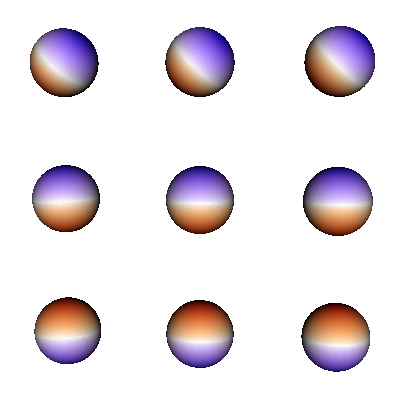

Recreate this plot in Python.
#!/usr/bin/env python
# Demonstrate vtkDepthSortPolyData with different sort modes and directions.

import vtkmodules.vtkInteractionStyle  # noqa: F401
import vtkmodules.vtkRenderingOpenGL2  # noqa: F401

from vtkmodules.vtkFiltersHybrid import vtkDepthSortPolyData
from vtkmodules.vtkFiltersSources import vtkSphereSource
from vtkmodules.vtkRenderingCore import (
    vtkActor,
    vtkCamera,
    vtkColorTransferFunction,
    vtkPolyDataMapper,
    vtkRenderWindow,
    vtkRenderWindowInteractor,
    vtkRenderer,
)

# Camera for depth sorting
cam = vtkCamera()
cam.SetPosition(1, 2, 0)
cam.SetFocalPoint(1, 1, 0)

# -- Sources (3x3 grid) --
# Row j=0: FIRST_POINT, Row j=1: BOUNDS_CENTER, Row j=2: PARAMETRIC_CENTER
# Col i=0: BACK_TO_FRONT, Col i=1: FRONT_TO_BACK, Col i=2: SPECIFIED_VECTOR

sphere_0_0 = vtkSphereSource()
sphere_0_0.SetThetaResolution(64)
sphere_0_0.SetPhiResolution(64)
sphere_0_0.SetRadius(0.25)
sphere_0_0.SetCenter(0, 0, 0.0)
sphere_0_0.Update()

sphere_0_1 = vtkSphereSource()
sphere_0_1.SetThetaResolution(64)
sphere_0_1.SetPhiResolution(64)
sphere_0_1.SetRadius(0.25)
sphere_0_1.SetCenter(0, 1, 0.0)
sphere_0_1.Update()

sphere_0_2 = vtkSphereSource()
sphere_0_2.SetThetaResolution(64)
sphere_0_2.SetPhiResolution(64)
sphere_0_2.SetRadius(0.25)
sphere_0_2.SetCenter(0, 2, 0.0)
sphere_0_2.Update()

sphere_1_0 = vtkSphereSource()
sphere_1_0.SetThetaResolution(64)
sphere_1_0.SetPhiResolution(64)
sphere_1_0.SetRadius(0.25)
sphere_1_0.SetCenter(1, 0, 0.0)
sphere_1_0.Update()

sphere_1_1 = vtkSphereSource()
sphere_1_1.SetThetaResolution(64)
sphere_1_1.SetPhiResolution(64)
sphere_1_1.SetRadius(0.25)
sphere_1_1.SetCenter(1, 1, 0.0)
sphere_1_1.Update()

sphere_1_2 = vtkSphereSource()
sphere_1_2.SetThetaResolution(64)
sphere_1_2.SetPhiResolution(64)
sphere_1_2.SetRadius(0.25)
sphere_1_2.SetCenter(1, 2, 0.0)
sphere_1_2.Update()

sphere_2_0 = vtkSphereSource()
sphere_2_0.SetThetaResolution(64)
sphere_2_0.SetPhiResolution(64)
sphere_2_0.SetRadius(0.25)
sphere_2_0.SetCenter(2, 0, 0.0)
sphere_2_0.Update()

sphere_2_1 = vtkSphereSource()
sphere_2_1.SetThetaResolution(64)
sphere_2_1.SetPhiResolution(64)
sphere_2_1.SetRadius(0.25)
sphere_2_1.SetCenter(2, 1, 0.0)
sphere_2_1.Update()

sphere_2_2 = vtkSphereSource()
sphere_2_2.SetThetaResolution(64)
sphere_2_2.SetPhiResolution(64)
sphere_2_2.SetRadius(0.25)
sphere_2_2.SetCenter(2, 2, 0.0)
sphere_2_2.Update()

# -- Filters --
# j=0 FIRST_POINT, i=0 BACK_TO_FRONT
depth_sort_0_0 = vtkDepthSortPolyData()
depth_sort_0_0.SetDirection(vtkDepthSortPolyData.VTK_DIRECTION_BACK_TO_FRONT)
depth_sort_0_0.SetDepthSortMode(vtkDepthSortPolyData.VTK_SORT_FIRST_POINT)
depth_sort_0_0.SortScalarsOn()
depth_sort_0_0.SetInputConnection(sphere_0_0.GetOutputPort())
depth_sort_0_0.SetCamera(cam)

# j=0 FIRST_POINT, i=1 FRONT_TO_BACK
depth_sort_0_1 = vtkDepthSortPolyData()
depth_sort_0_1.SetDirection(vtkDepthSortPolyData.VTK_DIRECTION_FRONT_TO_BACK)
depth_sort_0_1.SetDepthSortMode(vtkDepthSortPolyData.VTK_SORT_FIRST_POINT)
depth_sort_0_1.SortScalarsOn()
depth_sort_0_1.SetInputConnection(sphere_0_1.GetOutputPort())
depth_sort_0_1.SetCamera(cam)

# j=0 FIRST_POINT, i=2 SPECIFIED_VECTOR
depth_sort_0_2 = vtkDepthSortPolyData()
depth_sort_0_2.SetDirection(vtkDepthSortPolyData.VTK_DIRECTION_SPECIFIED_VECTOR)
depth_sort_0_2.SetDepthSortMode(vtkDepthSortPolyData.VTK_SORT_FIRST_POINT)
depth_sort_0_2.SortScalarsOn()
depth_sort_0_2.SetInputConnection(sphere_0_2.GetOutputPort())
depth_sort_0_2.SetOrigin(0.0, 0.0, 0.0)
depth_sort_0_2.SetVector(0.5, 0.5, 0.125)

# j=1 BOUNDS_CENTER, i=0 BACK_TO_FRONT
depth_sort_1_0 = vtkDepthSortPolyData()
depth_sort_1_0.SetDirection(vtkDepthSortPolyData.VTK_DIRECTION_BACK_TO_FRONT)
depth_sort_1_0.SetDepthSortMode(vtkDepthSortPolyData.VTK_SORT_BOUNDS_CENTER)
depth_sort_1_0.SortScalarsOn()
depth_sort_1_0.SetInputConnection(sphere_1_0.GetOutputPort())
depth_sort_1_0.SetCamera(cam)

# j=1 BOUNDS_CENTER, i=1 FRONT_TO_BACK
depth_sort_1_1 = vtkDepthSortPolyData()
depth_sort_1_1.SetDirection(vtkDepthSortPolyData.VTK_DIRECTION_FRONT_TO_BACK)
depth_sort_1_1.SetDepthSortMode(vtkDepthSortPolyData.VTK_SORT_BOUNDS_CENTER)
depth_sort_1_1.SortScalarsOn()
depth_sort_1_1.SetInputConnection(sphere_1_1.GetOutputPort())
depth_sort_1_1.SetCamera(cam)

# j=1 BOUNDS_CENTER, i=2 SPECIFIED_VECTOR
depth_sort_1_2 = vtkDepthSortPolyData()
depth_sort_1_2.SetDirection(vtkDepthSortPolyData.VTK_DIRECTION_SPECIFIED_VECTOR)
depth_sort_1_2.SetDepthSortMode(vtkDepthSortPolyData.VTK_SORT_BOUNDS_CENTER)
depth_sort_1_2.SortScalarsOn()
depth_sort_1_2.SetInputConnection(sphere_1_2.GetOutputPort())
depth_sort_1_2.SetOrigin(0.0, 0.0, 0.0)
depth_sort_1_2.SetVector(0.5, 0.5, 0.125)

# j=2 PARAMETRIC_CENTER, i=0 BACK_TO_FRONT
depth_sort_2_0 = vtkDepthSortPolyData()
depth_sort_2_0.SetDirection(vtkDepthSortPolyData.VTK_DIRECTION_BACK_TO_FRONT)
depth_sort_2_0.SetDepthSortMode(vtkDepthSortPolyData.VTK_SORT_PARAMETRIC_CENTER)
depth_sort_2_0.SortScalarsOn()
depth_sort_2_0.SetInputConnection(sphere_2_0.GetOutputPort())
depth_sort_2_0.SetCamera(cam)

# j=2 PARAMETRIC_CENTER, i=1 FRONT_TO_BACK
depth_sort_2_1 = vtkDepthSortPolyData()
depth_sort_2_1.SetDirection(vtkDepthSortPolyData.VTK_DIRECTION_FRONT_TO_BACK)
depth_sort_2_1.SetDepthSortMode(vtkDepthSortPolyData.VTK_SORT_PARAMETRIC_CENTER)
depth_sort_2_1.SortScalarsOn()
depth_sort_2_1.SetInputConnection(sphere_2_1.GetOutputPort())
depth_sort_2_1.SetCamera(cam)

# j=2 PARAMETRIC_CENTER, i=2 SPECIFIED_VECTOR
depth_sort_2_2 = vtkDepthSortPolyData()
depth_sort_2_2.SetDirection(vtkDepthSortPolyData.VTK_DIRECTION_SPECIFIED_VECTOR)
depth_sort_2_2.SetDepthSortMode(vtkDepthSortPolyData.VTK_SORT_PARAMETRIC_CENTER)
depth_sort_2_2.SortScalarsOn()
depth_sort_2_2.SetInputConnection(sphere_2_2.GetOutputPort())
depth_sort_2_2.SetOrigin(0.0, 0.0, 0.0)
depth_sort_2_2.SetVector(0.5, 0.5, 0.125)

nc = sphere_0_0.GetOutput().GetNumberOfCells()

# -- LUTs --
lut_0_0 = vtkColorTransferFunction()
lut_0_0.SetColorSpaceToRGB()
lut_0_0.AddRGBPoint(0.0, 0.0, 0.0, 1.0)
lut_0_0.AddRGBPoint(nc, 1.0, 0.0, 0.0)
lut_0_0.SetColorSpaceToDiverging()
lut_0_0.Build()

lut_0_1 = vtkColorTransferFunction()
lut_0_1.SetColorSpaceToRGB()
lut_0_1.AddRGBPoint(0.0, 0.0, 0.0, 1.0)
lut_0_1.AddRGBPoint(nc, 1.0, 0.0, 0.0)
lut_0_1.SetColorSpaceToDiverging()
lut_0_1.Build()

lut_0_2 = vtkColorTransferFunction()
lut_0_2.SetColorSpaceToRGB()
lut_0_2.AddRGBPoint(0.0, 0.0, 0.0, 1.0)
lut_0_2.AddRGBPoint(nc, 1.0, 0.0, 0.0)
lut_0_2.SetColorSpaceToDiverging()
lut_0_2.Build()

lut_1_0 = vtkColorTransferFunction()
lut_1_0.SetColorSpaceToRGB()
lut_1_0.AddRGBPoint(0.0, 0.0, 0.0, 1.0)
lut_1_0.AddRGBPoint(nc, 1.0, 0.0, 0.0)
lut_1_0.SetColorSpaceToDiverging()
lut_1_0.Build()

lut_1_1 = vtkColorTransferFunction()
lut_1_1.SetColorSpaceToRGB()
lut_1_1.AddRGBPoint(0.0, 0.0, 0.0, 1.0)
lut_1_1.AddRGBPoint(nc, 1.0, 0.0, 0.0)
lut_1_1.SetColorSpaceToDiverging()
lut_1_1.Build()

lut_1_2 = vtkColorTransferFunction()
lut_1_2.SetColorSpaceToRGB()
lut_1_2.AddRGBPoint(0.0, 0.0, 0.0, 1.0)
lut_1_2.AddRGBPoint(nc, 1.0, 0.0, 0.0)
lut_1_2.SetColorSpaceToDiverging()
lut_1_2.Build()

lut_2_0 = vtkColorTransferFunction()
lut_2_0.SetColorSpaceToRGB()
lut_2_0.AddRGBPoint(0.0, 0.0, 0.0, 1.0)
lut_2_0.AddRGBPoint(nc, 1.0, 0.0, 0.0)
lut_2_0.SetColorSpaceToDiverging()
lut_2_0.Build()

lut_2_1 = vtkColorTransferFunction()
lut_2_1.SetColorSpaceToRGB()
lut_2_1.AddRGBPoint(0.0, 0.0, 0.0, 1.0)
lut_2_1.AddRGBPoint(nc, 1.0, 0.0, 0.0)
lut_2_1.SetColorSpaceToDiverging()
lut_2_1.Build()

lut_2_2 = vtkColorTransferFunction()
lut_2_2.SetColorSpaceToRGB()
lut_2_2.AddRGBPoint(0.0, 0.0, 0.0, 1.0)
lut_2_2.AddRGBPoint(nc, 1.0, 0.0, 0.0)
lut_2_2.SetColorSpaceToDiverging()
lut_2_2.Build()

# -- Mappers --
mapper_0_0 = vtkPolyDataMapper()
mapper_0_0.SetInputConnection(depth_sort_0_0.GetOutputPort())
mapper_0_0.SetLookupTable(lut_0_0)
mapper_0_0.SetScalarVisibility(1)
mapper_0_0.SelectColorArray("sortedCellIds")
mapper_0_0.SetUseLookupTableScalarRange(1)
mapper_0_0.SetScalarModeToUseCellFieldData()

mapper_0_1 = vtkPolyDataMapper()
mapper_0_1.SetInputConnection(depth_sort_0_1.GetOutputPort())
mapper_0_1.SetLookupTable(lut_0_1)
mapper_0_1.SetScalarVisibility(1)
mapper_0_1.SelectColorArray("sortedCellIds")
mapper_0_1.SetUseLookupTableScalarRange(1)
mapper_0_1.SetScalarModeToUseCellFieldData()

mapper_0_2 = vtkPolyDataMapper()
mapper_0_2.SetInputConnection(depth_sort_0_2.GetOutputPort())
mapper_0_2.SetLookupTable(lut_0_2)
mapper_0_2.SetScalarVisibility(1)
mapper_0_2.SelectColorArray("sortedCellIds")
mapper_0_2.SetUseLookupTableScalarRange(1)
mapper_0_2.SetScalarModeToUseCellFieldData()

mapper_1_0 = vtkPolyDataMapper()
mapper_1_0.SetInputConnection(depth_sort_1_0.GetOutputPort())
mapper_1_0.SetLookupTable(lut_1_0)
mapper_1_0.SetScalarVisibility(1)
mapper_1_0.SelectColorArray("sortedCellIds")
mapper_1_0.SetUseLookupTableScalarRange(1)
mapper_1_0.SetScalarModeToUseCellFieldData()

mapper_1_1 = vtkPolyDataMapper()
mapper_1_1.SetInputConnection(depth_sort_1_1.GetOutputPort())
mapper_1_1.SetLookupTable(lut_1_1)
mapper_1_1.SetScalarVisibility(1)
mapper_1_1.SelectColorArray("sortedCellIds")
mapper_1_1.SetUseLookupTableScalarRange(1)
mapper_1_1.SetScalarModeToUseCellFieldData()

mapper_1_2 = vtkPolyDataMapper()
mapper_1_2.SetInputConnection(depth_sort_1_2.GetOutputPort())
mapper_1_2.SetLookupTable(lut_1_2)
mapper_1_2.SetScalarVisibility(1)
mapper_1_2.SelectColorArray("sortedCellIds")
mapper_1_2.SetUseLookupTableScalarRange(1)
mapper_1_2.SetScalarModeToUseCellFieldData()

mapper_2_0 = vtkPolyDataMapper()
mapper_2_0.SetInputConnection(depth_sort_2_0.GetOutputPort())
mapper_2_0.SetLookupTable(lut_2_0)
mapper_2_0.SetScalarVisibility(1)
mapper_2_0.SelectColorArray("sortedCellIds")
mapper_2_0.SetUseLookupTableScalarRange(1)
mapper_2_0.SetScalarModeToUseCellFieldData()

mapper_2_1 = vtkPolyDataMapper()
mapper_2_1.SetInputConnection(depth_sort_2_1.GetOutputPort())
mapper_2_1.SetLookupTable(lut_2_1)
mapper_2_1.SetScalarVisibility(1)
mapper_2_1.SelectColorArray("sortedCellIds")
mapper_2_1.SetUseLookupTableScalarRange(1)
mapper_2_1.SetScalarModeToUseCellFieldData()

mapper_2_2 = vtkPolyDataMapper()
mapper_2_2.SetInputConnection(depth_sort_2_2.GetOutputPort())
mapper_2_2.SetLookupTable(lut_2_2)
mapper_2_2.SetScalarVisibility(1)
mapper_2_2.SelectColorArray("sortedCellIds")
mapper_2_2.SetUseLookupTableScalarRange(1)
mapper_2_2.SetScalarModeToUseCellFieldData()

# -- Actors --
actor_0_0 = vtkActor()
actor_0_0.SetMapper(mapper_0_0)

actor_0_1 = vtkActor()
actor_0_1.SetMapper(mapper_0_1)

actor_0_2 = vtkActor()
actor_0_2.SetMapper(mapper_0_2)

actor_1_0 = vtkActor()
actor_1_0.SetMapper(mapper_1_0)

actor_1_1 = vtkActor()
actor_1_1.SetMapper(mapper_1_1)

actor_1_2 = vtkActor()
actor_1_2.SetMapper(mapper_1_2)

actor_2_0 = vtkActor()
actor_2_0.SetMapper(mapper_2_0)

actor_2_1 = vtkActor()
actor_2_1.SetMapper(mapper_2_1)

actor_2_2 = vtkActor()
actor_2_2.SetMapper(mapper_2_2)

# Renderer
renderer = vtkRenderer()
renderer.AddActor(actor_0_0)
renderer.AddActor(actor_0_1)
renderer.AddActor(actor_0_2)
renderer.AddActor(actor_1_0)
renderer.AddActor(actor_1_1)
renderer.AddActor(actor_1_2)
renderer.AddActor(actor_2_0)
renderer.AddActor(actor_2_1)
renderer.AddActor(actor_2_2)
renderer.SetBackground(1.0, 1.0, 1.0)

# Window
render_window = vtkRenderWindow()
render_window.SetSize(400, 400)
render_window.AddRenderer(renderer)
render_window.SetWindowName("depth sort polydata")

# Interactor
interactor = vtkRenderWindowInteractor()
interactor.SetRenderWindow(render_window)

# Scene
camera = renderer.GetActiveCamera()
camera.SetPosition(1, 1, 10)
renderer.ResetCamera()
camera.Zoom(1.25)

interactor.Initialize()
interactor.Start()
